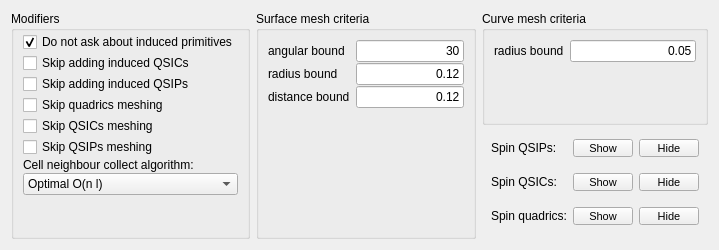
         <widget class="QWidget" name="tabConfigurationSettings">
          <attribute name="title">
           <string>Settings</string>
          </attribute>
          <layout class="QHBoxLayout" name="horizontalLayout_9">
           <item>
            <widget class="QGroupBox" name="groupBoxModifiers">
             <property name="title">
              <string>Modifiers</string>
             </property>
             <layout class="QVBoxLayout" name="verticalLayout_9">
              <property name="spacing">
               <number>1</number>
              </property>
              <property name="topMargin">
               <number>1</number>
              </property>
              <property name="bottomMargin">
               <number>1</number>
              </property>
              <item>
               <widget class="QCheckBox" name="checkBoxDoNotAskAboutInduced">
                <property name="text">
                 <string>Do not ask about induced primitives</string>
                </property>
                <property name="checked">
                 <bool>true</bool>
                </property>
               </widget>
              </item>
              <item>
               <widget class="QCheckBox" name="checkBoxSkipAddingQSICs">
                <property name="text">
                 <string>Skip adding induced QSICs</string>
                </property>
               </widget>
              </item>
              <item>
               <widget class="QCheckBox" name="checkBoxSkipAddingQSIPs">
                <property name="text">
                 <string>Skip adding induced QSIPs</string>
                </property>
               </widget>
              </item>
              <item>
               <widget class="QCheckBox" name="checkBoxSkipQuadricsMeshing">
                <property name="text">
                 <string>Skip quadrics meshing</string>
                </property>
               </widget>
              </item>
              <item>
               <widget class="QCheckBox" name="checkBoxSkipQSICsMeshing">
                <property name="text">
                 <string>Skip QSICs meshing</string>
                </property>
               </widget>
              </item>
              <item>
               <widget class="QCheckBox" name="checkBoxSkipQSIPsMeshing">
                <property name="text">
                 <string>Skip QSIPs meshing</string>
                </property>
               </widget>
              </item>
              <item>
               <widget class="QLabel" name="label">
                <property name="text">
                 <string>Cell neighbour collect algorithm:</string>
                </property>
               </widget>
              </item>
              <item>
               <widget class="QComboBox" name="comboBoxCellNeighbourCollectAlgorithm">
                <property name="currentIndex">
                 <number>2</number>
                </property>
                <item>
                 <property name="text">
                  <string>Naive O(n^2 l)</string>
                 </property>
                </item>
                <item>
                 <property name="text">
                  <string>Optimized O(n l^2)</string>
                 </property>
                </item>
                <item>
                 <property name="text">
                  <string>Optimal O(n l)</string>
                 </property>
                </item>
               </widget>
              </item>
              <item>
               <spacer name="verticalSpacer">
                <property name="orientation">
                 <enum>Qt::Vertical</enum>
                </property>
                <property name="sizeHint" stdset="0">
                 <size>
                  <width>20</width>
                  <height>40</height>
                 </size>
                </property>
               </spacer>
              </item>
             </layout>
            </widget>
           </item>
           <item>
            <widget class="QGroupBox" name="groupBoxSurfaceMeshCriteria">
             <property name="title">
              <string>Surface mesh criteria</string>
             </property>
             <layout class="QFormLayout" name="formLayout">
              <property name="fieldGrowthPolicy">
               <enum>QFormLayout::AllNonFixedFieldsGrow</enum>
              </property>
              <property name="verticalSpacing">
               <number>1</number>
              </property>
              <item row="0" column="0">
               <widget class="QLabel" name="labelSurfaceMeshAngularBound">
                <property name="text">
                 <string>angular bound</string>
                </property>
               </widget>
              </item>
              <item row="0" column="1">
               <widget class="QLineEdit" name="lineEditSurfaceMeshAngularBound">
                <property name="text">
                 <string>30</string>
                </property>
                <property name="alignment">
                 <set>Qt::AlignRight|Qt::AlignTrailing|Qt::AlignVCenter</set>
                </property>
               </widget>
              </item>
              <item row="1" column="0">
               <widget class="QLabel" name="labelSurfaceMeshRadiusBound">
                <property name="text">
                 <string>radius bound</string>
                </property>
               </widget>
              </item>
              <item row="1" column="1">
               <widget class="QLineEdit" name="lineEditSurfaceMeshRadiusBound">
                <property name="text">
                 <string>0.12</string>
                </property>
                <property name="alignment">
                 <set>Qt::AlignRight|Qt::AlignTrailing|Qt::AlignVCenter</set>
                </property>
               </widget>
              </item>
              <item row="2" column="0">
               <widget class="QLabel" name="labelSurfaceMeshDistanceBound">
                <property name="text">
                 <string>distance bound</string>
                </property>
               </widget>
              </item>
              <item row="2" column="1">
               <widget class="QLineEdit" name="lineEditSurfaceMeshDistanceBound">
                <property name="text">
                 <string>0.12</string>
                </property>
                <property name="alignment">
                 <set>Qt::AlignRight|Qt::AlignTrailing|Qt::AlignVCenter</set>
                </property>
               </widget>
              </item>
             </layout>
            </widget>
           </item>
           <item>
            <widget class="QWidget" name="widgetGroupConfigurationSettingsOther" native="true">
             <layout class="QVBoxLayout" name="verticalLayout_5">
              <property name="spacing">
               <number>0</number>
              </property>
              <property name="margin">
               <number>0</number>
              </property>
              <item>
               <widget class="QGroupBox" name="groupBoxCurveMeshCriteria">
                <property name="title">
                 <string>Curve mesh criteria</string>
                </property>
                <layout class="QFormLayout" name="formLayout_2">
                 <item row="0" column="0">
                  <widget class="QLabel" name="labelCurveMeshRadiusBound">
                   <property name="text">
                    <string>radius bound</string>
                   </property>
                  </widget>
                 </item>
                 <item row="0" column="1">
                  <widget class="QLineEdit" name="lineEditCurveMeshRadiusBound">
                   <property name="text">
                    <string>0.05</string>
                   </property>
                   <property name="alignment">
                    <set>Qt::AlignRight|Qt::AlignTrailing|Qt::AlignVCenter</set>
                   </property>
                  </widget>
                 </item>
                </layout>
               </widget>
              </item>
              <item>
               <widget class="QWidget" name="widgetGroupConfigurationSettingsVisibility" native="true">
                <layout class="QVBoxLayout" name="verticalLayout_6">
                 <item>
                  <widget class="QWidget" name="widgetGroupSpinQsipVisibility" native="true">
                   <layout class="QHBoxLayout" name="horizontalLayout_8">
                    <property name="margin">
                     <number>0</number>
                    </property>
                    <item>
                     <widget class="QLabel" name="labelSpinQsipVisibility">
                      <property name="text">
                       <string>Spin QSIPs:</string>
                      </property>
                     </widget>
                    </item>
                    <item>
                     <widget class="QPushButton" name="pushButtonShowQsips">
                      <property name="maximumSize">
                       <size>
                        <width>60</width>
                        <height>18</height>
                       </size>
                      </property>
                      <property name="font">
                       <font>
                        <pointsize>8</pointsize>
                       </font>
                      </property>
                      <property name="text">
                       <string>Show</string>
                      </property>
                     </widget>
                    </item>
                    <item>
                     <widget class="QPushButton" name="pushButtonHideQsips">
                      <property name="maximumSize">
                       <size>
                        <width>60</width>
                        <height>18</height>
                       </size>
                      </property>
                      <property name="font">
                       <font>
                        <pointsize>8</pointsize>
                       </font>
                      </property>
                      <property name="text">
                       <string>Hide</string>
                      </property>
                     </widget>
                    </item>
                   </layout>
                  </widget>
                 </item>
                 <item>
                  <widget class="QWidget" name="widgetGroupSpinQsicVisibility" native="true">
                   <layout class="QHBoxLayout" name="horizontalLayout_4">
                    <property name="margin">
                     <number>0</number>
                    </property>
                    <item>
                     <widget class="QLabel" name="labelSpinQsicVisibility">
                      <property name="text">
                       <string>Spin QSICs:</string>
                      </property>
                     </widget>
                    </item>
                    <item>
                     <widget class="QPushButton" name="pushButtonShowQsics">
                      <property name="maximumSize">
                       <size>
                        <width>60</width>
                        <height>18</height>
                       </size>
                      </property>
                      <property name="font">
                       <font>
                        <pointsize>8</pointsize>
                       </font>
                      </property>
                      <property name="text">
                       <string>Show</string>
                      </property>
                     </widget>
                    </item>
                    <item>
                     <widget class="QPushButton" name="pushButtonHideQsics">
                      <property name="maximumSize">
                       <size>
                        <width>60</width>
                        <height>18</height>
                       </size>
                      </property>
                      <property name="font">
                       <font>
                        <pointsize>8</pointsize>
                       </font>
                      </property>
                      <property name="text">
                       <string>Hide</string>
                      </property>
                     </widget>
                    </item>
                   </layout>
                  </widget>
                 </item>
                 <item>
                  <widget class="QWidget" name="widgetGroupSpinQuadricVisibility" native="true">
                   <layout class="QHBoxLayout" name="horizontalLayout_5">
                    <property name="margin">
                     <number>0</number>
                    </property>
                    <item>
                     <widget class="QLabel" name="labelSpinQuadricVisibility">
                      <property name="text">
                       <string>Spin quadrics:</string>
                      </property>
                     </widget>
                    </item>
                    <item>
                     <widget class="QPushButton" name="pushButtonShowQuadrics">
                      <property name="maximumSize">
                       <size>
                        <width>60</width>
                        <height>18</height>
                       </size>
                      </property>
                      <property name="font">
                       <font>
                        <pointsize>8</pointsize>
                       </font>
                      </property>
                      <property name="text">
                       <string>Show</string>
                      </property>
                     </widget>
                    </item>
                    <item>
                     <widget class="QPushButton" name="pushButtonHideQuadrics">
                      <property name="maximumSize">
                       <size>
                        <width>60</width>
                        <height>18</height>
                       </size>
                      </property>
                      <property name="font">
                       <font>
                        <pointsize>8</pointsize>
                       </font>
                      </property>
                      <property name="text">
                       <string>Hide</string>
                      </property>
                     </widget>
                    </item>
                   </layout>
                  </widget>
                 </item>
                </layout>
               </widget>
              </item>
             </layout>
            </widget>
           </item>
          </layout>
         </widget>
